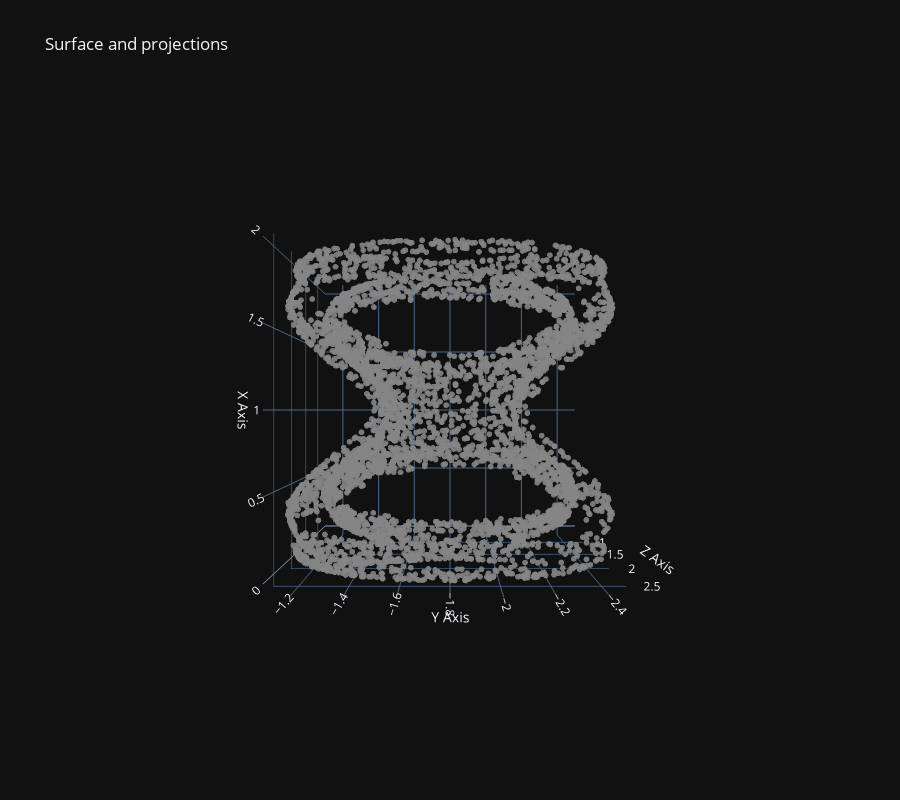

The code cell stored with this chart in its notebook:
### Code cell
from jnlr.utils.plot_utils import plot_3d_projection
from jnlr.utils.implicit_hypersurfaces import surface7, surface_b, surface_c

Y_lang = langevin_implicit(surface7, n_samples=5000, burn=100, thin=1, sigma=0.3, lam=0, kappa=0, R=5.0, tol=1e-2)
fig = plot_3d_projection(Y_lang)
fig.update_layout(scene_camera=dict(eye=dict(x=0., y=0., z=2.5)))

### Figure 1 — Plotly figure (JSON) as saved in the notebook; plotly's stock layout.template omitted (floating-point values rounded to 4 significant figures; data arrays with more than 128 entries replaced by an {"elided": "..."} marker saying what was removed)
{"data": [{"marker": {"color": "rgba(120,120,120,0.9)", "size": 2}, "mode": "markers", "name": "original", "x": {"elided": "4935 float values"}, "y": {"elided": "4935 float values"}, "z": {"elided": "4935 float values"}, "type": "scatter3d"}], "layout": {"scene": {"xaxis": {"title": {"text": "X Axis"}}, "yaxis": {"title": {"text": "Y Axis"}}, "zaxis": {"title": {"text": "Z Axis"}}, "aspectmode": "cube", "camera": {"eye": {"x": 0.0, "y": 0.0, "z": 2.5}}}, "legend": {"itemsizing": "constant"}, "title": {"text": "Surface and projections"}, "height": 800}}
